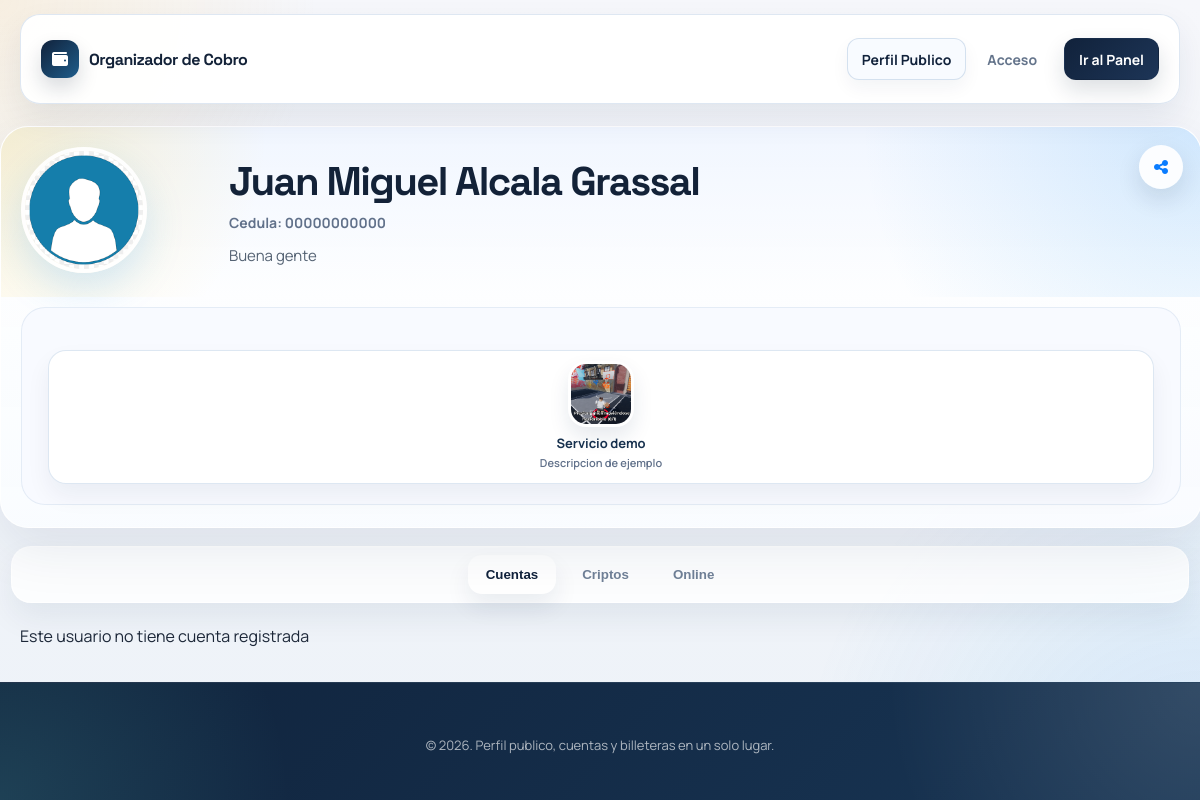
Page /perfildecuentas.php?numero=8294908199 on the committed database.
### tables this page shows
CREATE TABLE `usuarios` (
  `id` int NOT NULL AUTO_INCREMENT,
  `nombres` varchar(100) NOT NULL,
  `apellidos` varchar(100) NOT NULL,
  `email` varchar(150) NOT NULL,
  `numero` varchar(20) DEFAULT NULL,
  `password` varchar(255) NOT NULL,
  `fecha_registro` timestamp NULL DEFAULT CURRENT_TIMESTAMP,
  `imagen` varchar(200) NOT NULL DEFAULT 'perfil.png',
  `cedula` varchar(11) NOT NULL DEFAULT '00000000000',
  `resena_personal` varchar(200) NOT NULL DEFAULT 'Sin descripcion personal.',
  PRIMARY KEY (`id`),
  UNIQUE KEY `uk_usuarios_email` (`email`),
  UNIQUE KEY `uk_usuarios_numero` (`numero`)
);

CREATE TABLE `servicios` (
  `id` int NOT NULL AUTO_INCREMENT,
  `usuario_id` int NOT NULL,
  `imagen` varchar(255) DEFAULT NULL,
  `nombre_servicio` varchar(100) DEFAULT NULL,
  `resena` text,
  `enlace` varchar(255) DEFAULT NULL,
  PRIMARY KEY (`id`),
  KEY `idx_servicios_usuario_id` (`usuario_id`),
  CONSTRAINT `fk_servicios_usuario`
    FOREIGN KEY (`usuario_id`) REFERENCES `usuarios` (`id`)
    ON DELETE CASCADE
);

### perfildecuentas.php (called while the page is built, shortened)
<?php
require_once __DIR__ . '/includes/bootstrap.php';
$numero = app_normalize_phone($_GET['numero'] ?? '');
$user = app_fetch_user_by_phone($conn, $numero);
$userId = (int) $user['id'];
$collections = app_fetch_profile_collections($conn, $userId);
$publicHref = !empty($user['numero']) ? 'perfildecuentas.php?numero=' . rawurlencode((string) $user['numero']) : '#';
app_render_profile_header($user, $collections['servicios'], [
    'editable' => false,
    'share_title' => 'Perfil de ' . ($user['nombres'] ?? 'usuario'),
    'share_url' => $publicHref,
]);
app_render_profile_tabs();
app_render_accounts_section($collections['cuentas'], false);

### helpers.php (called while the page is built, shortened)
<?php
function app_e(?string $value): string
{
    return htmlspecialchars((string) $value, ENT_QUOTES, 'UTF-8');
}
function app_normalize_phone(?string $phone): string
{
    return preg_replace('/\D+/', '', (string) $phone) ?? '';
}
function app_asset_url(?string $value, array $folders = ['uploads', 'imagen'], string $fallback = 'imagen/perfil.png'): string
{
    $value = trim((string) $value);
    $normalized = str_replace('\\', '/', $value);
    if (str_contains($normalized, '/')) {
        return $normalized;
    }
    foreach ($folders as $folder) {
        $candidate = __DIR__ . DIRECTORY_SEPARATOR . $folder . DIRECTORY_SEPARATOR . $normalized;
        if (is_file($candidate)) {
            return $folder . '/' . $normalized;
        }
    }
    return $fallback;
}

### includes/app_data.php (called while the page is built, shortened)
<?php
function app_fetch_rows(mysqli $conn, string $sql): array
{
    $result = mysqli_query($conn, $sql);
    return $result ? mysqli_fetch_all($result, MYSQLI_ASSOC) : [];
}
function app_fetch_user_by_phone(mysqli $conn, string $phone): ?array
{
    $normalizedPhone = app_normalize_phone($phone);
    $stmt = mysqli_prepare($conn, "SELECT * FROM usuarios WHERE numero = ? LIMIT 1");
    mysqli_stmt_bind_param($stmt, "s", $normalizedPhone);
    mysqli_stmt_execute($stmt);
    $result = mysqli_stmt_get_result($stmt);
    $user = $result ? mysqli_fetch_assoc($result) : null;
    return $user ?: null;
}
function app_fetch_profile_collections(mysqli $conn, int $userId): array
{
    return [
        'servicios' => app_fetch_rows($conn, "SELECT * FROM servicios WHERE usuario_id = {$userId} ORDER BY id DESC"),
        'cuentas' => app_fetch_rows(
            $conn,
            "SELECT cb.id, cb.usuario_id, cb.banco_id, cb.tipo_cuenta, cb.numero_cuenta, b.nombre AS banco, b.icono AS imagen, b.pais_id, p.nombre AS pais_nombre
             FROM cuentas_bancarias cb
             INNER JOIN bancos b ON b.id = cb.banco_id
             INNER JOIN paises p ON p.id = b.pais_id
             WHERE cb.usuario_id = {$userId}
             ORDER BY cb.id DESC"
        ),
        'criptos' => app_fetch_rows(
            $conn,
            "SELECT cw.id, cw.usuario_id, cw.cripto_activo_id, cw.referencia_cripto_id, rc.nombre AS referencia, rc.tipo AS referencia_tipo, cw.direccion, cw.memo_tag, ca.nombre AS moneda, ca.red, ca.icono AS imagen
             FROM cripto_wallets cw
             INNER JOIN cripto_activos ca ON ca.id = cw.cripto_activo_id
             LEFT JOIN referencias_cripto rc ON rc.id = cw.referencia_cripto_id
             WHERE cw.usuario_id = {$userId}
             ORDER BY cw.id DESC"
        ),
        'pagos' => app_fetch_rows(
            $conn,
            "SELECT po.id, po.usuario_id, po.proveedor_pago_online_id, po.enlace, ppo.nombre AS plataforma, ppo.icono AS imagen
             FROM pagos_online po
             INNER JOIN proveedores_pago_online ppo ON ppo.id = po.proveedor_pago_online_id
             WHERE po.usuario_id = {$userId}
             ORDER BY po.id DESC"
        ),
    ];
}

### includes/profile_components.php (the view, shortened to what this page needs)
<?php
function app_render_profile_header(array $user, array $services, array $options = []): void
{
    $editable = (bool) ($options['editable'] ?? false);
    $shareTitle = $options['share_title'] ?? ('Perfil de ' . ($user['nombres'] ?? 'usuario'));
    $shareUrl = $options['share_url'] ?? '';
    $compactEmptyServices = (bool) ($options['compact_empty_services'] ?? false);
    $profileImage = app_asset_url($user['imagen'] ?? 'perfil.png', ['uploads', 'imagen'], 'uploads/perfil.png');
    $fullName = trim(($user['nombres'] ?? '') . ' ' . ($user['apellidos'] ?? ''));
    $description = trim((string) ($user['resena_personal'] ?? ''));
    $hasServices = !empty($services);
    echo '<header class="header">';
    echo '<button type="button" class="share-page js-share-page" title="Compartir" data-share-title="' . app_e($shareTitle) . '" data-share-url="' . app_e((string) $shareUrl) . '">';
    echo '<i class="fa-solid fa-share-nodes"></i>';
    echo '</button>';
    echo '<div class="profile-hero">';
    echo '<div class="profile-header"><div class="profile-wrapper">';
    echo '<img src="' . app_e($profileImage) . '" class="profile-main js-open-profile-modal" alt="' . app_e($user['nombres'] ?? 'Perfil') . '">';
    echo '</div></div>';
    echo '<div class="profile-summary">';
    echo '<h1 class="profile-name">' . app_e($fullName !== '' ? $fullName : ($user['nombres'] ?? '')) . '</h1>';
    echo '<p class="profile-id">Cedula: ' . app_e($user['cedula'] ?? '') . '</p>';
    if ($description !== '') {
        echo '<p class="profile-description">' . app_e($description) . '</p>';
    }
    echo '</div></div>';
    if ($hasServices || $editable) {
        if ($compactEmptyServices && !$hasServices && $editable) {
            echo '<section class="mini-profiles-block mini-profiles-block--compact">';
            echo '<div class="mini-profiles-compact-row">';
            echo '<div class="mini-profiles-compact-copy">';
            echo '<button type="button" class="mini-profiles-compact-btn js-open-modal" data-modal-target="servicio"><i class="fa-solid fa-bolt"></i> Agregar acceso rapido</button>';
            echo '</div></section>';
        } else {
            echo '<section class="mini-profiles-block">';
            echo '<div class="mini-profiles-scroll">';
            foreach ($services as $servicio) {
                $serviceImage = app_asset_url($servicio['imagen'] ?? '', ['uploads', 'imagen'], 'imagen/perfil.png');
                $serviceTitle = trim((string) ($servicio['nombre_servicio'] ?? ''));
                $serviceText = trim((string) ($servicio['resena'] ?? ''));
                echo '<button type="button" class="mini-profile js-mini-profile"';
                echo ' data-service-id="' . (int) $servicio['id'] . '"';
                echo ' data-service-img="' . app_e($serviceImage) . '"';
                echo ' data-service-title="' . app_e($serviceTitle) . '"';
                echo ' data-service-text="' . app_e($serviceText) . '"';
                echo ' data-service-link="' . app_e($servicio['enlace'] ?? '') . '"';
                echo ' data-service-image-name="' . app_e($servicio['imagen'] ?? '') . '"';
                echo '>';
                echo '<span class="mini-profile__media"><img src="' . app_e($serviceImage) . '" alt="' . app_e($serviceTitle !== '' ? $serviceTitle : 'Servicio') . '"></span>';
                echo '<span class="mini-profile__body">';
                echo '<span class="mini-profile__title">' . app_e($serviceTitle) . '</span>';
                echo '<span class="mini-profile__meta">' . app_e($serviceText !== '' ? $serviceText : 'Toca para ver los detalles de este servicio.') . '</span>';
                echo '</span>';
                echo '</button>';
            }
            echo '</div></section>';
        }
    }
    echo '</header>';
}
function app_render_profile_tabs(): void
{
    echo <<<HTML
<nav class="tab-buttons">
  <button type="button" class="tablink active js-tab-trigger" data-tab-target="Cuentas">Cuentas</button>
  <button type="button" class="tablink js-tab-trigger" data-tab-target="Criptos">Criptos</button>
  <button type="button" class="tablink js-tab-trigger" data-tab-target="Pagos">Online</button>
</nav>
HTML;
}
function app_render_accounts_section(array $accounts, bool $editable = false): void
{
    echo '<main id="Cuentas" class="tabcontent is-active"><div class="cards">';
    if (!$accounts) {
        echo '<p>' . ($editable ? 'No tienes cuentas registradas' : 'Este usuario no tiene cuenta registrada') . '</p>';
    }
    echo '</div></main>';
}

### styles/app-shell.css (style rules this page uses)
:root { --shell-width: min(1160px, calc(100% - 32px)); --footer-bg: #10233c; --footer-text: rgba(255, 255, 255, 0.82); --page-bg: radial-gradient(circle at top left, rgba(255, 196, 87, 0.16), transparent 22%), radial-gradient(circle at bottom right, rgba(33, 150, 243, 0.14), transparent 28%), linear-gradient(180deg, #f6f7fb 0%, #edf2f8 100%); --page-text: #1c2738; --page-muted: #677489; --surface-elevated: rgba(255, 255, 255, 0.88); --surface-border: rgba(255, 255, 255, 0.8); }
body { margin: 0; color: var(--page-text); overflow-x: hidden; }
body.app-page { display: flex; flex-direction: column; min-height: 100vh; background: var(--page-bg); font-family: "Manrope", "Segoe UI", Arial, sans-serif; }

### styles/dashboard.css (style rules this page uses)
.app-page .share-page, .app-page .mini-profile, .app-page .add-circle, .app-page .card-add, .app-page .card-menu__trigger, .app-page .search-float-btn, .app-page .js-open-link { border: none; font: inherit; }
.app-page .mini-profile { background: transparent; }
.app-page .share-page { display: inline-flex; align-items: center; justify-content: center; }
.app-page .mini-profile { padding: 0; }

### rows in the picture
usuarios: imagen (picture), nombres+apellidos "Juan Miguel Alcala Grassal", cedula "00000000000", resena_personal "Buena gente"
servicios: imagen (picture), nombre_servicio "Servicio demo", resena "Descripcion de ejemplo"

### other values in the picture
app_e($brand) "Organizador de Cobro"
app_e($link['label'] ?? '') "Perfil Publico"
app_e($link['label'] ?? '') "Acceso"
app_e($cta['label'] ?? '') "Ir al Panel"
